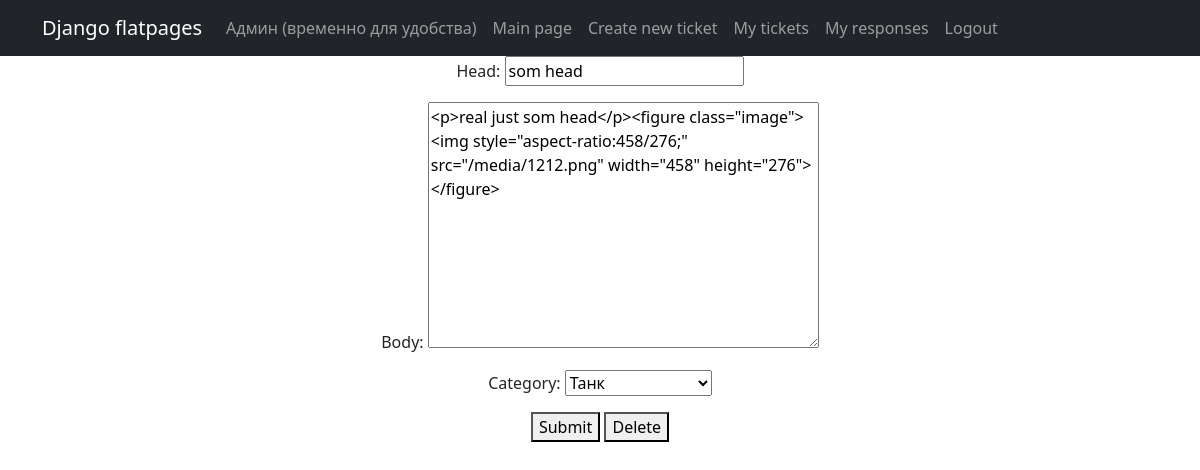
The page /ticket/4/edit/ (signed in) on the database its author committed.
### tickets/models.py (models this page shows, shortened)
class Ticket(models.Model):
    author = models.ForeignKey(User, on_delete=models.CASCADE)
    head = models.CharField(max_length=200)
    body = CKEditor5Field('Text', config_name='extends')
    category = models.CharField(choices=categories, max_length=25)
    pubdate = models.DateField(auto_now_add=True)

### tickets/views.py (the view)
# urls.py: path('ticket/<int:pk>/edit/', ticket_edit),
@login_required
def ticket_edit(request, pk):  # вьюшка для редактирования тикетов
    data = Ticket.objects.filter(pk=pk)
    if data:
        for dat in data:
            if dat.author == request.user:
                if request.method == 'POST':
                    if request.POST.get('submit'):
                        form = TicketForm(request.POST, request.FILES, instance=dat)
                        if form.is_valid():
                            form.save()
                            return HttpResponseRedirect('/my_tickets/')
                    if request.POST.get('delete'):
                        dat.delete()
                        return HttpResponseRedirect('/')
                else:
                    form = TicketForm(instance=dat)
                    context = {'data': data, 'form': form, }
                    return render(request, 'ticket_edit.html', context)
            else:
                return HttpResponseForbidden()
    else:
        raise Http404

### tickets/forms.py
class TicketForm(forms.ModelForm):
    class Meta:
        model = Ticket
        exclude = ('author', )

### templates/ticket_edit.html (shortened to what this page needs)
{% extends 'flatpages/default.html' %}
    {% block content %}
        <form method="post">
            {{ form.as_p }}
            <button class="btn-primary" type="submit" name="submit" value="Submit">Submit</button>
            <button class="btn-primary" type="submit" name="delete" value="Delete">Delete</button>
        </form>
    {% endblock content %}

### rows shown on the page
Ticket: head "som head", body "<p>real just som head</p><figure class=\"image\"><img style=\"aspect-ratio:458/276;\" src=\"/media/1212.png\" width=\"458\" height=\"276\"></figure>", category "Танк"
